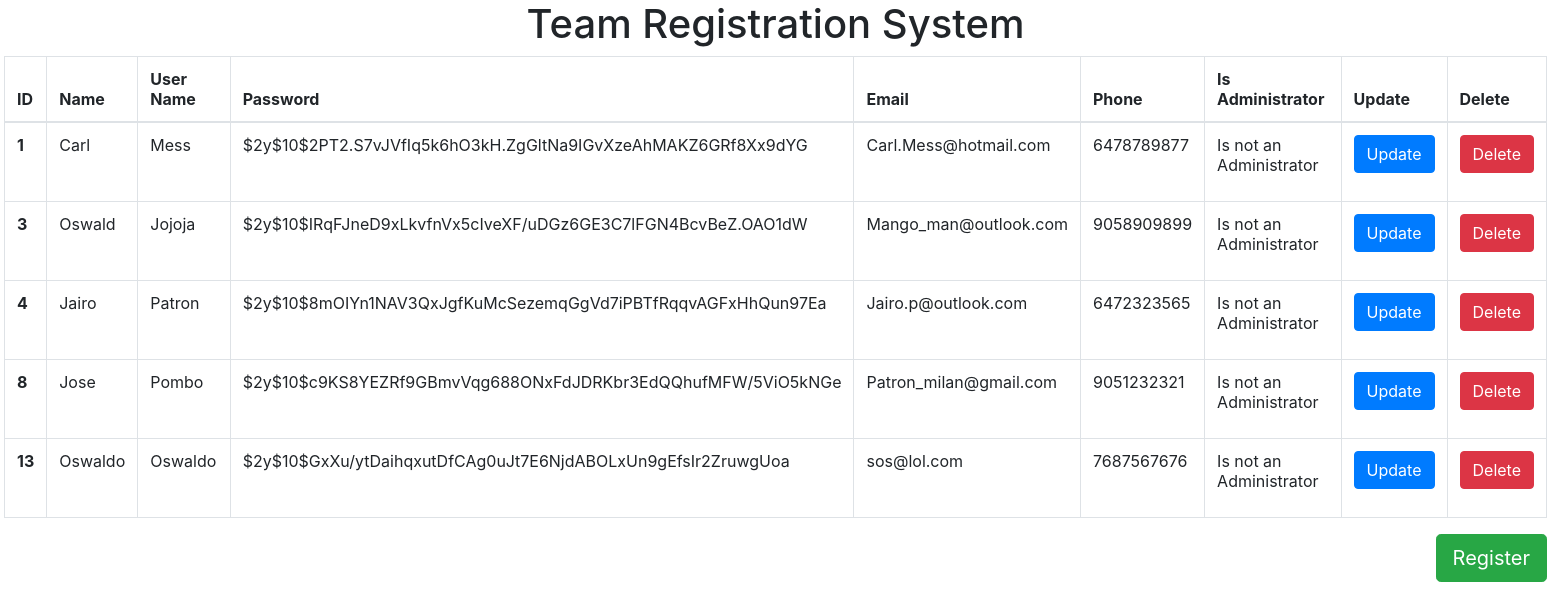
The page /registration/listRegistered.php on the database its author committed.
### tables this page shows
CREATE TABLE `registrations` (
  `registrationId` int(11) NOT NULL,
  `registeredLogin` varchar(255) NOT NULL,
  `registeredPassword` varchar(255) NOT NULL,
  `registeredName` varchar(255) NOT NULL,
  `registeredEmail` varchar(255) NOT NULL,
  `registeredPhoneNum` tinytext,
  `isAdmin` tinyint(1) NOT NULL
);

### registration/Classes/registration.php (called while the page is built, shortened)
<?php
class Registration {
    public function listRegistered($dbcon){
        $sql = "SELECT * FROM registrations";
        $pdostm = $dbcon->prepare($sql);
        $pdostm->execute();
        $registrations = $pdostm->fetchAll(PDO::FETCH_OBJ);
        return $registrations;
    }
}

### registration/listRegistered.php (the view, shortened to what this page needs)
<?php
require_once 'Classes/database.php';
require_once 'Classes/registration.php';
$dbcon = Database::getDb();
$s = new Registration();
$registrations = $s->listRegistered($dbcon);
?>
<html lang="en">
<head>
    <link rel="stylesheet" href="https://maxcdn.bootstrapcdn.com/bootstrap/4.0.0/css/bootstrap.min.css">
</head>
<body>
<p class="h1 text-center">Team Registration System</p>
<div class="m-1">
    <table class="table table-bordered tbl">
        <thead>
        <tr>
            <th scope="col">ID</th>
            <th scope="col">Name</th>
            <th scope="col">User Name</th>
            <th scope="col">Password</th>
            <th scope="col">Email</th>
            <th scope="col">Phone</th>
            <th scope="col">Is Administrator</th>
            <th scope="col">Update</th>
            <th scope="col">Delete</th>
        </tr>
        </thead>
        <tbody>
            <?php
                foreach($registrations as $registered) {
            ?>
                    <tr>
                        <th><?= $registered->registrationId; ?></th>
                        <td><?= $registered->registeredName; ?></td>
                        <td><?= $registered->registeredLogin; ?></td>
                        <td><?= $registered->registeredPassword; ?></td>
                        <td><?= $registered->registeredEmail; ?></td>
                        <td><?= $registered->registeredPhoneNum; ?></td>
                        <td><?php
                        if ($registered->isAdmin == 1){
                            echo 'Is an Administrator';
                        }else{
                            echo 'Is not an Administrator';
                        }?></td>
                        <td>
                            <form action="updateRegistrations.php" method="post">
                                <input type="submit" class="button btn btn-primary" name="updateRegistrations" value="Update"/>
                            </form>
                        </td>
                        <td>
                            <form action="deleteRegistration.php" method="post">
                                <input type="submit" class="button btn btn-danger" name="deleteRegistration" value="Delete"/>
                            </form>
                        </td>
                    </tr>
        <?php  } ?>
        </tbody>
    </table>
    <a href="addRegistration.php" id="btn_addRegistration" class="btn btn-success btn-lg float-right">Register</a>
</div>
</body>
</html>

### rows shown on the page
registrations: registrationId "1", registeredName "Carl", registeredLogin "Mess", registeredPassword "$2y$10$2PT2.S7vJVfIq5k6hO3kH.ZgGltNa9IGvXzeAhMAKZ6GRf8Xx9dYG", registeredEmail "Carl.Mess@hotmail.com", registeredPhoneNum "6478789877", isAdmin "Is not an Administrator"
registrations: registrationId "3", registeredName "Oswald", registeredLogin "Jojoja", registeredPassword "$2y$10$IRqFJneD9xLkvfnVx5cIveXF/uDGz6GE3C7lFGN4BcvBeZ.OAO1dW", registeredEmail "Mango_man@outlook.com", registeredPhoneNum "9058909899", isAdmin "Is not an Administrator"
registrations: registrationId "4", registeredName "Jairo", registeredLogin "Patron", registeredPassword "$2y$10$8mOIYn1NAV3QxJgfKuMcSezemqGgVd7iPBTfRqqvAGFxHhQun97Ea", registeredEmail "Jairo.p@outlook.com", registeredPhoneNum "6472323565", isAdmin "Is not an Administrator"
registrations: registrationId "8", registeredName "Jose", registeredLogin "Pombo", registeredPassword "$2y$10$c9KS8YEZRf9GBmvVqg688ONxFdJDRKbr3EdQQhufMFW/5ViO5kNGe", registeredEmail "Patron_milan@gmail.com", registeredPhoneNum "9051232321", isAdmin "Is not an Administrator"
registrations: registrationId "13", registeredName "Oswaldo", registeredLogin "Oswaldo", registeredPassword "$2y$10$GxXu/ytDaihqxutDfCAg0uJt7E6NjdABOLxUn9gEfsIr2ZruwgUoa", registeredEmail "sos@lol.com", registeredPhoneNum "7687567676", isAdmin "Is not an Administrator"
